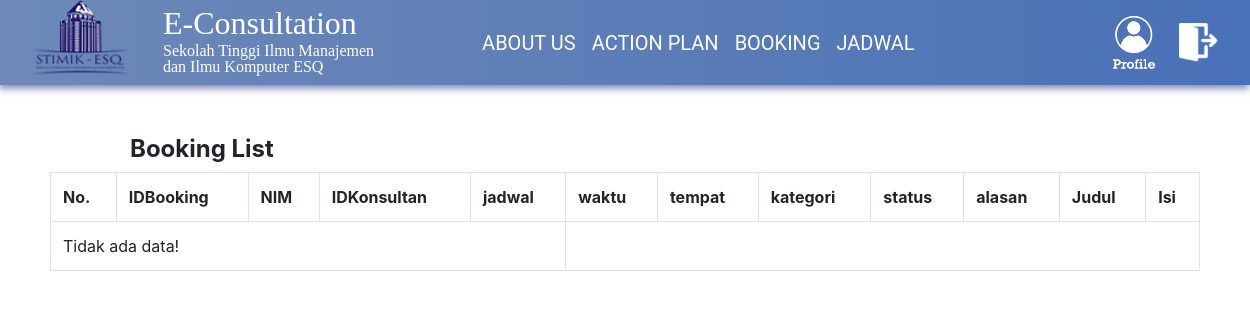
/dashboardKonsultan.php?p=lihatBookingConsultant (signed in), run on an earlier commit of the app's database.
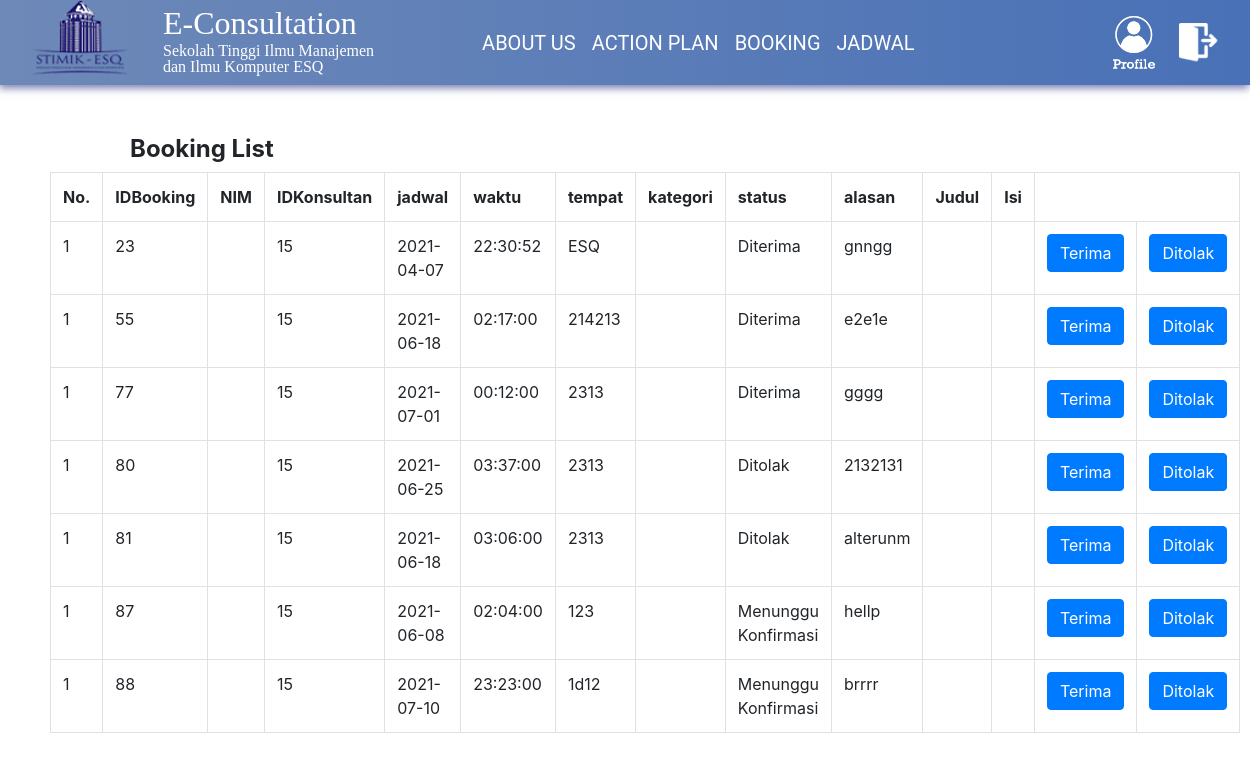
And on a later commit of the database.
### tables this page shows
CREATE TABLE `booking` (
  `IDBooking` int(11) NOT NULL,
  `IDMahasiswa` int(11) DEFAULT NULL,
  `IDKonsultan` int(11) DEFAULT NULL,
  `jadwal` date DEFAULT NULL,
  `waktu` time DEFAULT NULL,
  `tempat` varchar(30) DEFAULT NULL,
  `IDKategori` int(11) DEFAULT NULL,
  `status` varchar(20) DEFAULT NULL,
  `alasan` varchar(500) DEFAULT NULL
);

### inc.koneksi.php (called while the page is built, shortened)
<?php
class Connection{
private $host = "localhost";
private $struser = "root";
private $strpassword = "";
private $strdbname = "ekonsul";
function connect(){
$conn = mysqli_connect($this->host,$this->struser, $this->strpassword);
mysqli_select_db($conn, $this->strdbname);
$this->connection = $conn;
}
}
?>

### class/class.Booking.php (called while the page is built, shortened)
<?php
class Booking extends Connection {
  public function __get($atribute)
  {
		if (property_exists($this, $atribute))
    {
			return $this->$atribute;
		}
	}
    public function getIdKonsultan($username)
    {
        $sql = "SELECT IDKonsultan FROM konsultan WHERE username ='".$username."'";
        $result = mysqli_query($this->connection, $sql);
        return $result->fetch_all(MYSQLI_ASSOC);
	}
    public function SelectBookingByKonsultan($IDKonsultan)
    {
        $sql = "SELECT * FROM booking WHERE IDKonsultan ='".$IDKonsultan."'";
        $result = mysqli_query($this->connection, $sql);
        $arrResult = Array();
        $cnt=0;
        if(mysqli_num_rows($result) > 0) {
            while ($data = mysqli_fetch_array($result)) {
                $objBooking = new Booking();
                $objBooking->IDMahasiswa=$data['IDMahasiswa'];
                $objBooking->IDKonsultan=$data['IDKonsultan'];
                $objBooking->waktu=$data['waktu'];
                $objBooking->status=$data['status'];
                $objBooking->alasan=$data['alasan'];
                $objBooking->jadwal=$data['jadwal' ];
                $objBooking->IDKategori=$data['IDKategori' ];
                $objBooking->tempat=$data['tempat' ];
                $objBooking->IDBooking=$data['IDBooking' ];
                $arrResult[$cnt] = $objBooking;
                $cnt++;
            }
        }
        return $arrResult;
    }
    }

### pages/lihatBookingConsultant.php (the view, shortened to what this page needs)
<html>
<div class = "tableWindow">
<h4 class="title">
<span class="text">
<strong>Booking List</strong>
</span></h4>
<table class="table table-bordered">
<tr>
<th>No.</th>
<th>IDBooking</th>
<th>NIM</th>
<th>IDKonsultan</th>
<th>jadwal</th>
<th>waktu</th>
<th>tempat</th>
<th>kategori</th>
<th>status</th>
<th>alasan</th>
<th>Judul</th>
<th>Isi</th>
</tr>
<?php
    require_once('./class/class.Booking.php');
    $objBooking = new Booking();
    $KonsulID = $objBooking->getIdKonsultan($_SESSION["username"]);
    $arrayResult = $objBooking->SelectBookingByKonsultan($KonsulID[0]['IDKonsultan']);
    if(count($arrayResult) == 0){
        echo '<tr><td colspan="5">Tidak ada data!</td></tr>';
    }
    else
    {
    $no = 1;
        foreach ($arrayResult as $dataBooking) {
            echo '<tr>';
            echo '<td>'.$no.'</td>';
            echo '<td>'.$dataBooking->IDBooking.'</td>';
            echo '<td>'.$dataBooking->NIM.'</td>';
            echo '<td>'.$dataBooking->IDKonsultan.'</td>';
            echo '<td>'.$dataBooking->jadwal.'</td>';
            echo '<td>'.$dataBooking->waktu.'</td>';
            echo '<td>'.$dataBooking->tempat.'</td>';
            echo '<td>'.$dataBooking->kategori.'</td>';
            echo '<td>'.$dataBooking->status.'</td>';
            echo '<td>'.$dataBooking->alasan.'</td>';
            echo '<td>'.$dataBooking->judul.'</td>';
            echo '<td>'.$dataBooking->isi.'</td>';
            ?>
            <form action="" method="post">
            <td>
            <input type="submit" class="btn btn-primary" value="Terima" name="btnSubmit">
            </form>
            <form action="" method="post">
            <td>
            <input type="submit" class="btn btn-primary" value="Ditolak" name="btnDecline">
            </form>
             <?php
        }
    }
    ?>
</div>
</html>

### dashboardKonsultan.php (shortened to what this page needs)
<?php
 	require "inc.koneksi.php";
?>
<!DOCTYPE html>
<html>
<head>
    <link rel="stylesheet" href="projectStyle.css"/>
    <link
      rel="stylesheet"
      href="https://maxcdn.bootstrapcdn.com/bootstrap/4.0.0/css/bootstrap.min.css"
    />
  </head>
  <body class="bagc">
    <?php include("navKonsultan.php");?>
<?php
$pages_dir = 'pages';
if (!empty($_GET['p'])) {
    $pages = scandir($pages_dir, 0);
    unset($pages[0], $pages[1]);
    $p = $_GET['p'];
    if (in_array($p . '.php', $pages)) {
        include($pages_dir . '/' . $p .  '.php');
    } else {
        echo "Halaman Tidak Ditemukan";
    }
} else {
    include "./pages/home2.php";
}
?>
</html>

### navKonsultan.php (shortened to what this page needs)
<div class="hello solid">
    <nav class="navbar navbar-expand-lg navbar-dark">
      <div class="container-fluid">
        <img src="Asset/esq.png" alt="" />
        <div class="logo" style="margin-left: 2em">
          <h2>E-Consultation</h2>
          <p>
            Sekolah Tinggi Ilmu Manajemen <br />
            dan Ilmu Komputer ESQ
          </p>
        </div>
        <div class="collapse navbar-collapse" id="navbarNavAltMarkup" style="font-family:Roboto;">
          <div class="navbar-nav" style="margin-left: 5em">
            <a class="nav-link text-white" href="dashboardKonsultan.php?p=aboutus">ABOUT US</a>
            <a class="nav-link text-white" href="dashboardKonsultan.php?p=actionPlan">ACTION PLAN</a>
            <a class="nav-link text-white" href="dashboardKonsultan.php?p=actionPlan">BOOKING</a>
            <a class="nav-link text-white" href="dashboardKonsultan.php?p=lihatBookingConsultant">JADWAL</a>
          </div>
        </div>
        <a href="dashboardKonsultan.php?p=profile">
          <img src="Asset/profile.png" alt="" style="width:50px; margin: 20px;" />
        </a>
        <a href="index.php">
          <img src="Asset/logout.png" alt="" id="logout" style="width:40px;"/>
        </a>
      </div>
    </nav>
  </div>

### projectStyle.css (style rules this page uses)
.navbar { color: white; height: 85px; font-family: "Futura"; background-image: linear-gradient(to right, #6e89b8, #4971b7); box-shadow: -1px 3px 8px #7578ad; position: fixed; top: 0; width: 100%; }
body { width: 100%; }
.logo { padding-top: 10px; }
.logo p { line-height: 100%; margin-top: -7px; }
.navbar-nav { font-size: 20px; }
a { color: #0060b6; text-decoration: none; }
.lower-container h3, h4 { box-sizing: border-box; line-height: 0.6; font-weight: lighter; }
.text { padding: 50px 80px; }
.tableWindow { padding: 50px; }

What changed in the data, as far as the page shows it:
added booking: IDBooking "23", IDKonsultan "15", jadwal "2021-04-07", waktu "22:30:52", tempat "ESQ", status "Diterima", alasan "gnngg"
added booking: IDBooking "55", IDKonsultan "15", jadwal "2021-06-18", waktu "02:17:00", tempat "214213", status "Diterima", alasan "e2e1e"
added booking: IDBooking "77", IDKonsultan "15", jadwal "2021-07-01", waktu "00:12:00", tempat "2313", status "Diterima", alasan "gggg"
added booking: IDBooking "80", IDKonsultan "15", jadwal "2021-06-25", waktu "03:37:00", tempat "2313", status "Ditolak", alasan "2132131"
added booking: IDBooking "81", IDKonsultan "15", jadwal "2021-06-18", waktu "03:06:00", tempat "2313", status "Ditolak", alasan "alterunm"
added booking: IDBooking "87", IDKonsultan "15", jadwal "2021-06-08", waktu "02:04:00", tempat "123", status "Menunggu Konfirmasi", alasan "hellp"
added booking: IDBooking "88", IDKonsultan "15", jadwal "2021-07-10", waktu "23:23:00", tempat "1d12", status "Menunggu Konfirmasi", alasan "brrrr"
Also different on the page:
text no longer shown: "Tidak ada data!"
